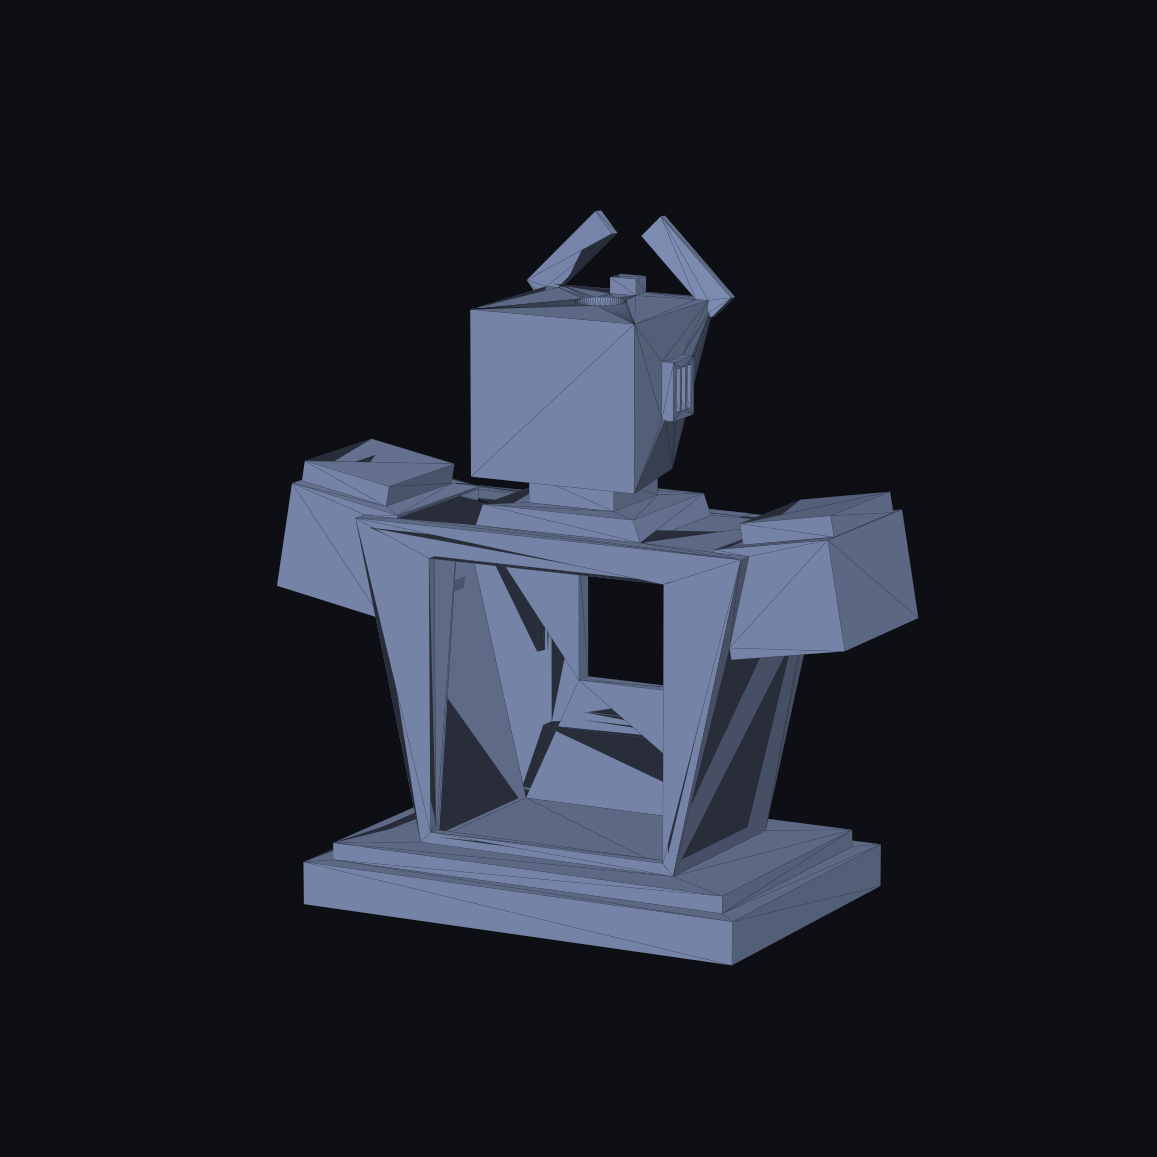

Here is the Python script that generated this plot:
#!/usr/bin/env python3
"""Tek acili, ekrani 'yanik' gosteren yuksek cozunurluklu hero render (artifact icin)."""
import numpy as np, matplotlib
matplotlib.use("Agg"); import matplotlib.pyplot as plt
from mpl_toolkits.mplot3d.art3d import Poly3DCollection
import trimesh
from trimesh.creation import box
from trimesh.transformations import translation_matrix as T

m = trimesh.load("gundam_bust.stl")
SCZ = 106 - 34  # ekran merkez yuksekligi
# ekran modul govdesi (cebi doldurur, arkayi kapatir)
scr_body = box((34, 10, 34)); scr_body.apply_transform(T([0, 29.5, SCZ]))
# ekran cami (isikli on yuz)
scr = box((26, 1.4, 26)); scr.apply_transform(T([0, 34.8, SCZ]))

def faces_colors(mesh, base, emissive=None):
    n = mesh.face_normals
    if emissive is not None:
        c = np.asarray(emissive)[None] * np.ones((len(n), 1))
    else:
        light = np.array([0.45, -0.8, 0.55]); light /= np.linalg.norm(light)
        sh = np.clip(n @ light, 0, 1) * 0.72 + 0.28
        c = np.clip(np.asarray(base)[None] * sh[:, None], 0, 1)
    return np.hstack([c, np.ones((len(n), 1))])

fig = plt.figure(figsize=(9, 11), facecolor="#0d0f14")
ax = fig.add_subplot(111, projection="3d")
ax.add_collection3d(Poly3DCollection(m.triangles, facecolors=faces_colors(m, [0.56, 0.63, 0.80]),
                                     edgecolors=(0, 0, 0, 0.12), linewidths=0.25))
b = m.bounds; ctr = (b[0]+b[1])/2; r = (b[1]-b[0]).max()/2*0.98
ax.set_xlim(ctr[0]-r, ctr[0]+r); ax.set_ylim(ctr[1]-r, ctr[1]+r); ax.set_zlim(ctr[2]-r, ctr[2]+r)
ax.set_box_aspect((1, 1, 1)); ax.view_init(elev=12, azim=-62); ax.set_axis_off(); ax.set_facecolor("#0d0f14")
plt.tight_layout(); plt.savefig("hero.png", dpi=130, facecolor="#0d0f14", bbox_inches="tight")
print("saved hero.png")
